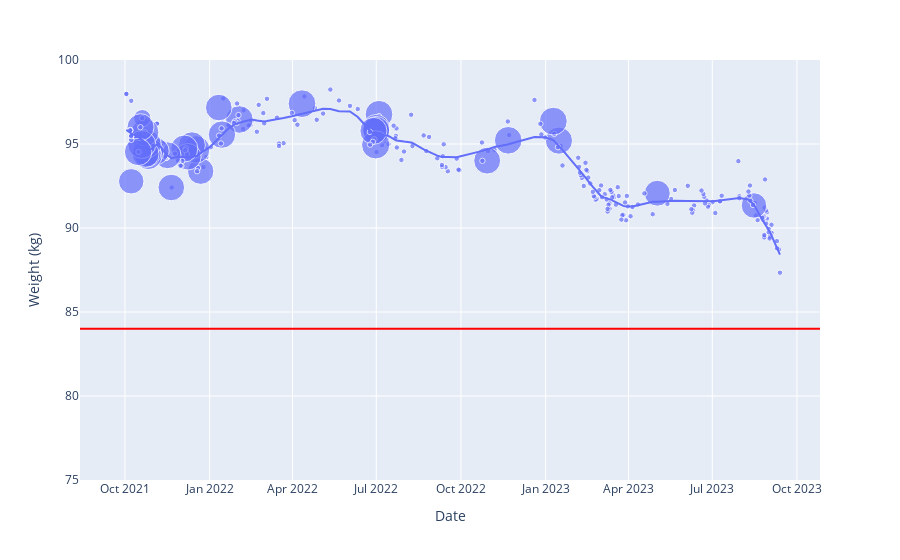

Here is the notebook cell this chart was saved with:
### Code cell
fig = px.scatter(df, 
                x='Date', 
                y='Weight (kg)',
                size='Fat mass (kg)',
                trendline="lowess", trendline_options=dict(frac=0.1) )
fig.add_hline(y=84,line_color='red')
fig.update_layout(yaxis_range=[75,100])
fig

### Figure 1 — Plotly figure (JSON) as saved in the notebook; plotly's stock layout.template omitted (floating-point values rounded to 4 significant figures; data arrays with more than 128 entries replaced by an {"elided": "..."} marker saying what was removed)
{"data": [{"hovertemplate": "Date=%{x}<br>Weight (kg)=%{y}<br>Fat mass (kg)=%{marker.size}<extra></extra>", "legendgroup": "", "marker": {"color": "#636efa", "size": {"elided": "287 float values"}, "sizemode": "area", "sizeref": 0.0677, "symbol": "circle"}, "mode": "markers", "name": "", "orientation": "v", "showlegend": false, "type": "scatter", "x": {"elided": "287 str values"}, "xaxis": "x", "y": {"elided": "287 float values"}, "yaxis": "y"}, {"hovertemplate": "<b>LOWESS trendline</b><br><br>Date=%{x}<br>Weight (kg)=%{y} <b>(trend)</b><extra></extra>", "legendgroup": "", "marker": {"color": "#636efa", "symbol": "circle"}, "mode": "lines", "name": "", "showlegend": false, "type": "scatter", "x": {"elided": "287 str values"}, "xaxis": "x", "y": {"elided": "287 float values"}, "yaxis": "y"}], "layout": {"legend": {"itemsizing": "constant", "tracegroupgap": 0}, "margin": {"t": 60}, "shapes": [{"line": {"color": "red"}, "type": "line", "x0": 0, "x1": 1, "xref": "x domain", "y0": 84, "y1": 84, "yref": "y"}], "xaxis": {"anchor": "y", "domain": [0, 1], "title": {"text": "Date"}}, "yaxis": {"anchor": "x", "domain": [0, 1], "range": [75, 100], "title": {"text": "Weight (kg)"}}}}
